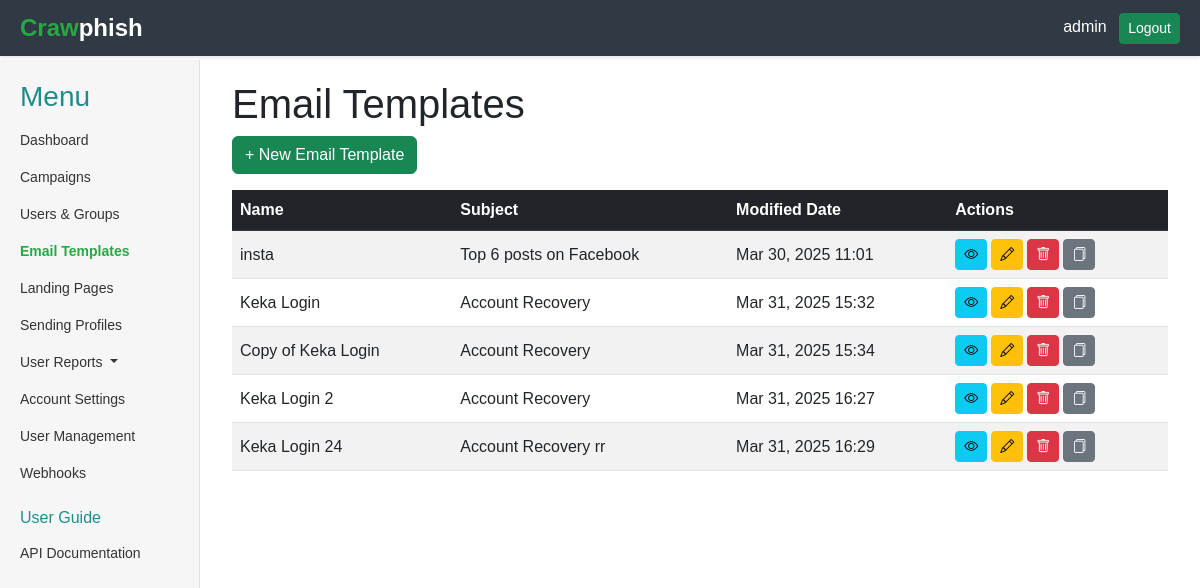
The app's page /email-templates/ (signed in), older data.
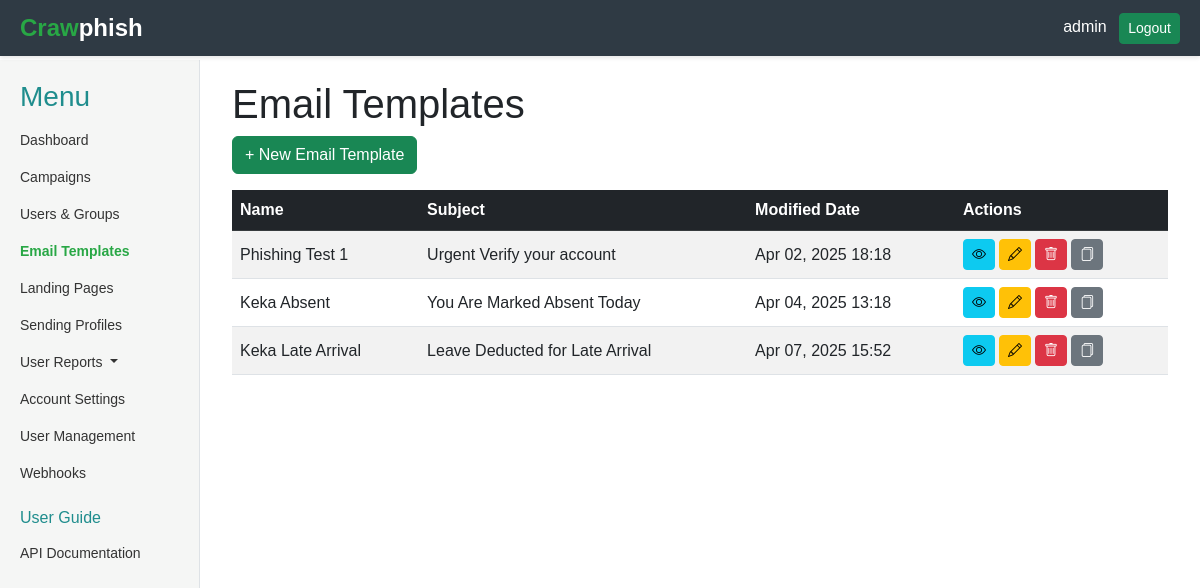
The same page, newer data.
### core/models.py (models this page shows, shortened)
class User(AbstractUser):
    position = models.CharField(max_length=100, blank=True, null=True)
    api_key = models.CharField(max_length=100, blank=True, null=True)

class EmailTemplate(models.Model):
    name = models.CharField(max_length=100)
    plain_content = models.TextField(blank=True)
    envelope_sender = models.CharField(max_length=255, blank=True)
    subject = models.CharField(max_length=255)
    html_content = models.TextField(blank=True)
    add_tracking_image = models.BooleanField(default=False)
    modified_date = models.DateTimeField(auto_now=True)
    difficulty = models.IntegerField(
        choices=[(i, str(i)) for i in range(1, 6)],
        default=1,
        help_text="Difficulty level from 1 (easy to spot) to 5 (hard to spot)"
    )

### core/views.py (the view)
# urls.py: path('email-templates/', views.EmailTemplateListView.as_view(), name='email_templates'),
class EmailTemplateListView(LoginRequiredMixin, ListView):
    model = EmailTemplate
    template_name = 'core/email_templates.html'
    context_object_name = 'email_templates'

### core/templates/core/email_templates.html (shortened to what this page needs)
{% extends 'core/base.html' %}
{% block content %}
<div class="container">
    <h1>Email Templates</h1>
    <a href="{% url 'core:email_template_create' %}" class="btn btn-success mb-3" data-bs-toggle="tooltip" title="Create a new email template">
        + New Email Template
    </a>
    {% if email_templates %}
        <div class="table-responsive">
            <table class="table table-striped table-hover align-middle">
                <thead class="table-dark">
                    <tr>
                        <th>Name</th>
                        <th>Subject</th>
                        <th>Modified Date</th>
                        <th>Actions</th>
                    </tr>
                </thead>
                <tbody>
                    {% for template in email_templates %}
                        <tr>
                            <td>{{ template.name }}</td>
                            <td>{{ template.subject }}</td>
                            <td>{{ template.modified_date|date:"M d, Y H:i" }}</td>
                            <td>
                                <div class="d-flex gap-1">
                                    <a href="{% url 'core:email_template_detail' template.pk %}" class="btn btn-sm btn-info" data-bs-toggle="tooltip" title="View details">
                                        <i class="bi bi-eye"></i>
                                    </a>
                                    <a href="{% url 'core:email_template_edit' template.pk %}" class="btn btn-sm btn-warning" data-bs-toggle="tooltip" title="Edit">
                                        <i class="bi bi-pencil"></i>
                                    </a>
                                    <form action="{% url 'core:email_template_delete' template.pk %}" method="post" class="d-inline">
                                        <button type="submit" class="btn btn-danger btn-sm" data-bs-toggle="tooltip" title="Delete" onclick="return confirm('Delete {{ template.name }}?')">
                                            <i class="bi bi-trash"></i>
                                        </button>
                                    </form>
                                    <a href="{% url 'core:email_template_copy' template.pk %}" class="btn btn-sm btn-secondary" data-bs-toggle="tooltip" title="Copy">
                                        <i class="bi bi-files"></i>
                                    </a>
                                </div>
                            </td>
                        </tr>
                    {% endfor %}
                </tbody>
            </table>
        </div>
    {% else %}
        <div class="alert alert-info" role="alert">
            No email templates created yet. <a href="{% url 'core:email_template_create' %}">Let's create one!</a>
        </div>
    {% endif %}
</div>
{% endblock %}

### core/templates/core/base.html (shortened to what this page needs)
<!DOCTYPE html>
<html lang="en">
<head>
    <link rel="stylesheet" href="https://cdn.jsdelivr.net/npm/bootstrap-icons@1.11.1/font/bootstrap-icons.css">
    <link href="https://cdn.jsdelivr.net/npm/bootstrap@5.3.0/dist/css/bootstrap.min.css" rel="stylesheet">
</head>
<body>
    <div class="container-fluid">
        {% if request.user.is_authenticated %}
            <div class="header">
                <div class="logo">
                    <span style="color: #28a745;">Craw</span> phish
                </div>
                <div>
                    <span class="text-white me-2">{{ request.user.username }}</span>
                    <a href="{% url 'logout' %}" class="btn btn-success btn-sm">Logout</a>
                </div>
            </div>
        {% endif %}
        <div class="main-content-wrapper {% if not request.user.is_authenticated %}unauthenticated{% endif %}">
            {% if request.user.is_authenticated %}
                <div class="sidebar">
                    <h3 style="color: rgb(31, 141, 141);">Menu</h3>
                    <ul class="nav flex-column">
                        <li class="nav-item">
                            <a class="nav-link {% if request.resolver_match.url_name == 'dashboard' %}active{% endif %}" href="{% url 'core:dashboard' %}">Dashboard</a>
                        </li>
                        <li class="nav-item">
                            <a class="nav-link {% if request.resolver_match.url_name == 'campaigns' %}active{% endif %}" href="{% url 'core:campaigns' %}">Campaigns</a>
                        </li>
                        <li class="nav-item">
                            <a class="nav-link {% if request.resolver_match.url_name == 'users_groups' %}active{% endif %}" href="{% url 'core:users_groups' %}">Users & Groups</a>
                        </li>
                        <li class="nav-item">
                            <a class="nav-link {% if request.resolver_match.url_name == 'email_templates' %}active{% endif %}" href="{% url 'core:email_templates' %}">Email Templates</a>
                        </li>
                        <li class="nav-item">
                            <a class="nav-link {% if request.resolver_match.url_name == 'landing_pages' %}active{% endif %}" href="{% url 'core:landing_pages' %}">Landing Pages</a>
                        </li>
                        <li class="nav-item">
                            <a class="nav-link {% if request.resolver_match.url_name == 'sending_profiles' %}active{% endif %}" href="{% url 'core:sending_profiles' %}">Sending Profiles</a>
                        </li>
                        <li class="nav-item dropdown">
                            <a class="nav-link dropdown-toggle split" href="" id="userReportsDropdown" role="button" data-bs-toggle="dropdown" aria-expanded="false">
                              User Reports
                            </a>
                          </li>
                        <li class="nav-item">
                            <a class="nav-link {% if request.resolver_match.url_name == 'settings' %}active{% endif %}" href="{% url 'core:settings' %}">Account Settings</a>
                        </li>
                        {% if request.user.is_superuser %}
                            <li class="nav-item">
                                <a class="nav-link {% if request.resolver_match.url_name == 'user_management' %}active{% endif %}" href="{% url 'core:user_management' %}">User Management</a>
                            </li>
                        {% endif %}
                        <li class="nav-item">
                            <a class="nav-link {% if request.resolver_match.url_name == 'webhooks' %}active{% endif %}" href="{% url 'core:webhooks' %}">Webhooks</a>
                        </li>
                        <li class="nav-item">
                            <h6 style="color: rgb(31, 141, 141);" class="mt-3">User Guide</h6>
                        </li>
                        <li class="nav-item">
                            <a class="nav-link" href="#">API Documentation</a>
                        </li>
                    </ul>
                </div>
            {% endif %}
            <div class="main-content {% if not request.user.is_authenticated %}unauthenticated{% endif %}">
                {% block content %}{% endblock %}
            </div>
        </div>
    </div>
</body>
</html>

### core/templates/core/base.html (style rules this page uses)
body { margin: 0; font-family: Arial, sans-serif; }
.container-fluid { padding: 0; min-height: 100vh; display: flex; flex-direction: column; }
.header { background-color: #2F3A44; color: white; padding: 10px 20px; display: flex; justify-content: space-between; align-items: center; width: 100%; box-shadow: 0 2px 4px rgba(0, 0, 0, 0.1); position: fixed; top: 0; left: 0; z-index: 1000; }
.header .logo { font-size: 24px; font-weight: bold; display: flex; align-items: center; }
.main-content-wrapper { display: flex; flex: 1; margin-top: 60px; }
.sidebar { width: 200px; background-color: #F5F6F5; padding: 20px; border-right: 1px solid #dee2e6; height: calc(100vh - 60px); position: fixed; top: 60px; left: 0; z-index: 999; }
.sidebar .nav-link { color: #333; padding: 8px 0; font-size: 14px; }
.sidebar .nav-link.active { color: #28a745; font-weight: bold; }
.main-content { flex: 1; margin-left: 200px; padding: 20px; }

Row changes from the older to the newer data that the page shows:
removed EmailTemplate: name "insta", subject "Top 6 posts on Facebook", modified_date "Mar 30, 2025 11:01"
removed EmailTemplate: name "Keka Login", subject "Account Recovery", modified_date "Mar 31, 2025 15:32"
removed EmailTemplate: name "Copy of Keka Login", subject "Account Recovery", modified_date "Mar 31, 2025 15:34"
removed EmailTemplate: name "Keka Login 2", subject "Account Recovery", modified_date "Mar 31, 2025 16:27"
removed EmailTemplate: name "Keka Login 24", subject "Account Recovery rr", modified_date "Mar 31, 2025 16:29"
added EmailTemplate: name "Phishing Test 1", subject "Urgent Verify your account", modified_date "Apr 02, 2025 18:18"
added EmailTemplate: name "Keka Absent", subject "You Are Marked Absent Today", modified_date "Apr 04, 2025 13:18"
added EmailTemplate: name "Keka Late Arrival", subject "Leave Deducted for Late Arrival", modified_date "Apr 07, 2025 15:52"
